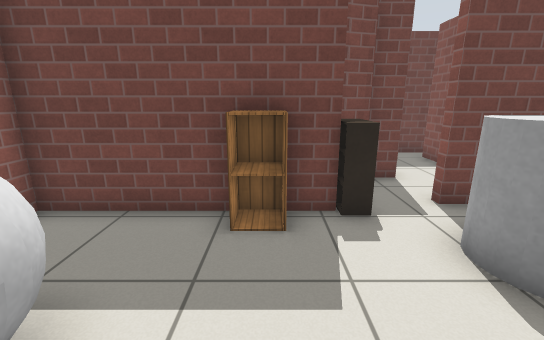
View 1 (above)

15 first-person views from a walk through a robot-simulator world made for Gazebo. The camera is 1.1 m above the floor, tilts 14° down and sees 90° across. The lines on the ground mark 1 m squares. The floor is counted in squares, 0.5 m on a side. Each view is taken from the middle of a square. On the plan, view 1 faces up. The plan holds only what a view shows up to about 17 squares ahead; the rest is blank. Simple patterns stand in for the simulator's built-in surfaces.

View 2
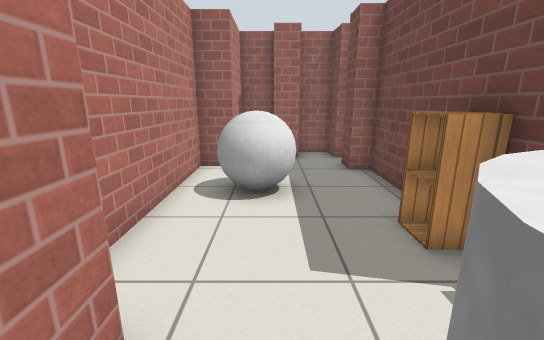

View 3
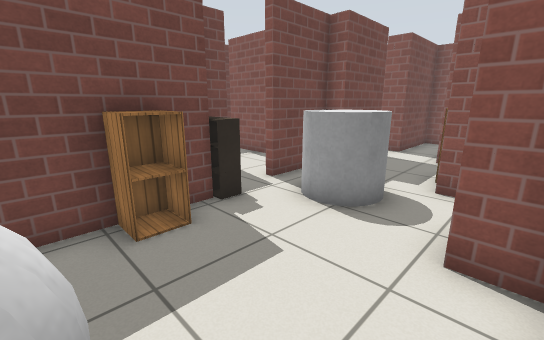

View 4
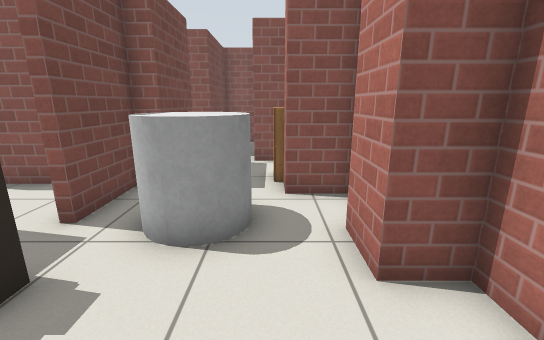

View 5
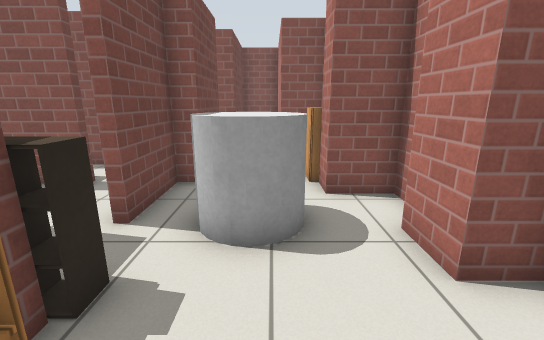

View 6
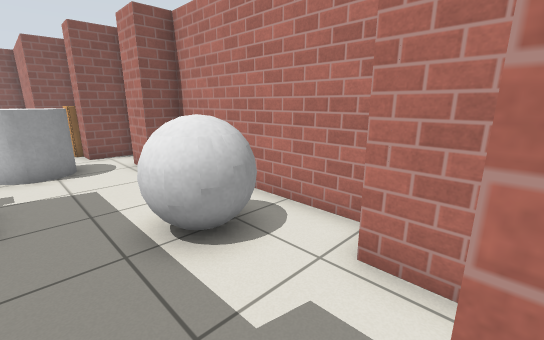

View 7
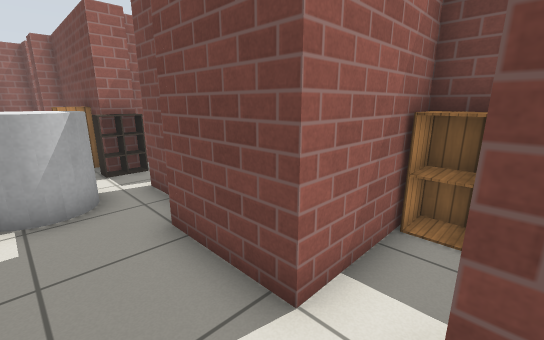

View 8
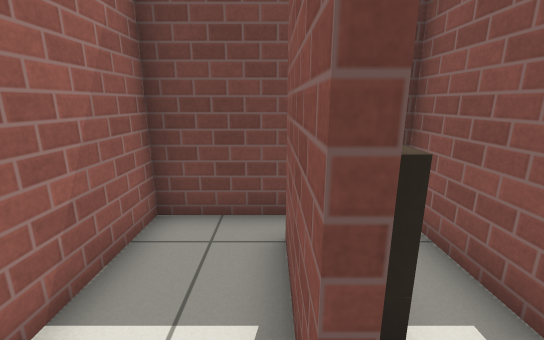

View 9
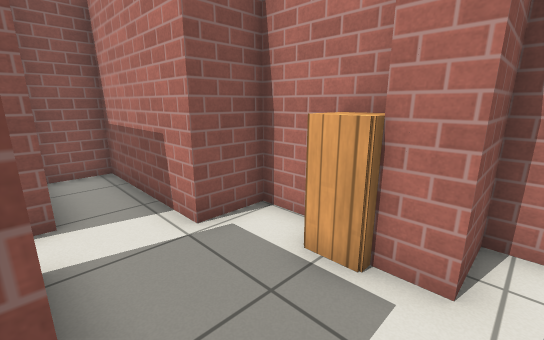

View 10
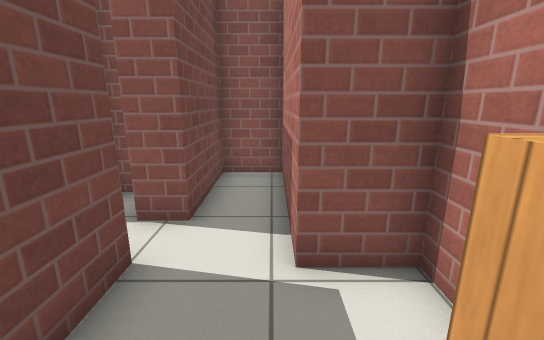

View 11
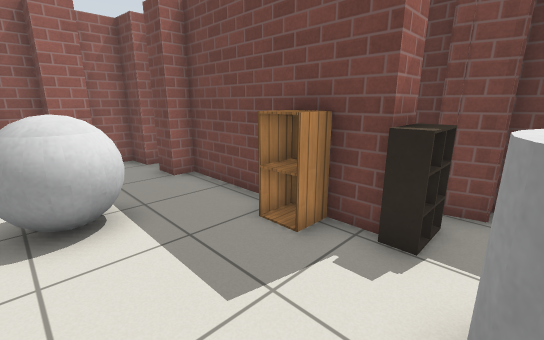

View 12
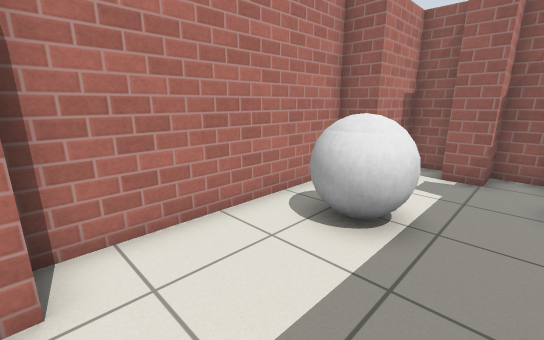

View 13
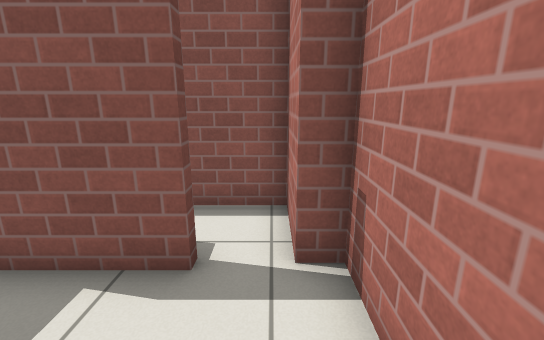

View 14
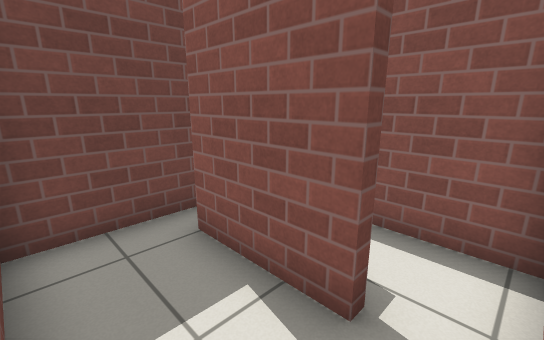

View 15
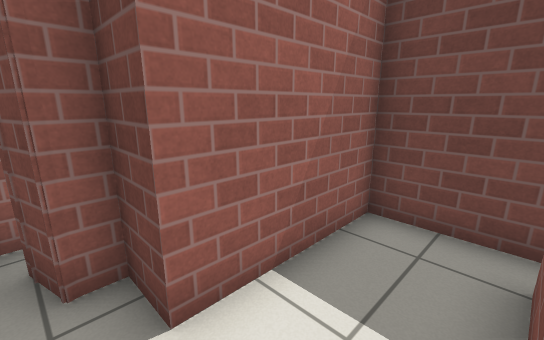

### Floor plan
Ten units are one square. View 1 is at (0, 0); x grows to the right and y downward. Boxes are objects, and circles mark ways between rooms. Rooms are numbered by the first view taken in them; rooms with no view inside come last. Other rooms are left out.
<svg viewBox="-86 -126 236 136">
<path fill="none" stroke="#000" d="M14 -53 -49 -53 -49 -46 -57 -46M-69 -46 -81 -46 -81 -31 -69 -31 -69 -21 -81 -21 -81 -7 -54 -7 -54 5 20 5 20 -7M20 -50 14 -50 14 -53M20 -57 14 -57M20 -62 13 -62M74 -10 93 -10 93 -27M46 0 54 0 54 -17 65 -17M94 -50 64 -50 64 -57 36 -57M20 -7 36 -7M93 -27 145 -27 145 -46 108 -46 108 -56M66 -81 62 -81 62 -111M37 -60 64 -60 64 -67 74 -67M13 -62 13 -53M59 -121 37 -121 37 -79 25 -79 25 -72 15 -69M20 -64 20 -50M74 -67 86 -67 86 -121 59 -121"/>
<rect x="-45" y="-25" width="30" height="20" fill="#bbb"><title>grey ball</title></rect>
<rect x="-5" y="-55" width="10" height="10" fill="#bbb"><title>cabinet</title></rect>
<rect x="25" y="-45" width="30" height="20" fill="#bbb"><title>grey cylinder</title></rect>
<rect x="65" y="-25" width="10" height="20" fill="#bbb"><title>cabinet</title></rect>
<circle cx="20" cy="-25" r="3" fill="#2a7"/>
<circle cx="85" cy="-35" r="3" fill="#2a7"/>
<circle cx="30" cy="-60" r="3" fill="#2a7"/>
<circle cx="60" cy="-110" r="3" fill="#2a7"/>
<circle cx="65" cy="-75" r="3" fill="#2a7"/>
<text x="-20" y="-20">1</text>
<text x="60" y="-30">2</text>
<text x="120" y="-40">3</text>
<text x="50" y="-80">4</text>
<text x="80" y="-90">5</text>
</svg>
Room 1 opens to room 2. Room 2 opens to room 3. Room 2 opens to room 4. Room 4 opens to room 5.

Where each view was taken, in squares from view 1:
view 1: 0 up, 0 right, facing up
view 2: 2 up, 4 right, facing left
view 3: 0 up, 2 left, facing up-right
view 4: 2 up, 1 left, facing right
view 5: 3 up, 1 left, facing right
view 6: 4 up, 7 left, facing down-right
view 7: 3 up, 11 right, facing up-left
view 8: 7 up, 6 right, facing up
view 9: 5 up, 5 right, facing down-right
view 10: 3 up, 6 right, facing right
view 11: 1 up, 3 right, facing up-left
view 12: 4 up, 2 right, facing down-left
view 13: 7 up, 3 right, facing right
view 14: 7 up, 4 right, facing up-right
view 15: 7 up, 6 right, facing up-left
